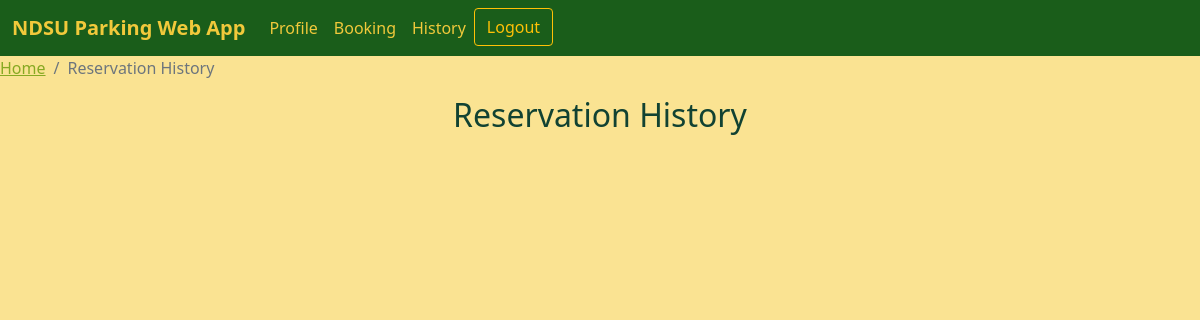
Before: /booking_app/history_reservation/ (signed in) with the older database file.
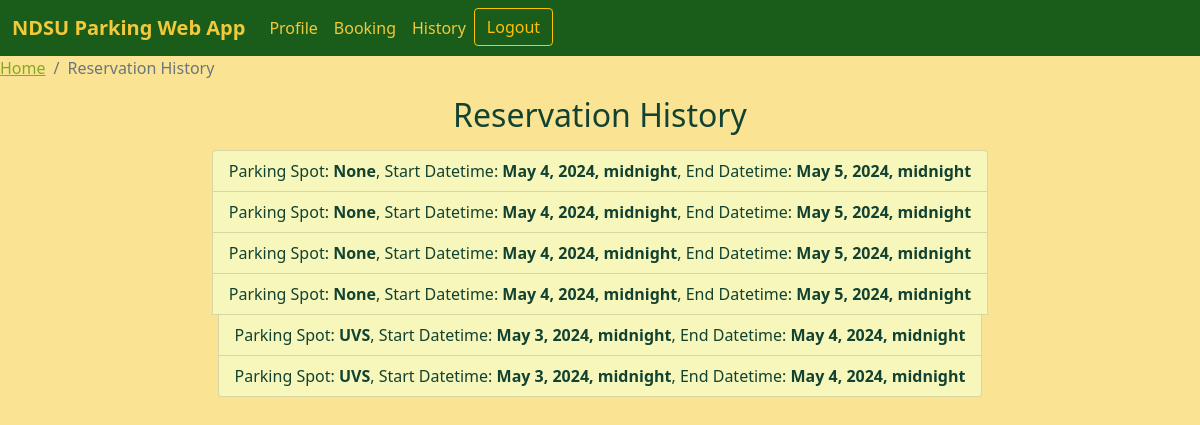
After: the same page with the newer database file.
### booking_app/models.py (models this page shows, shortened)
class ParkingReservation(models.Model):
    user = models.ForeignKey(User, on_delete=models.CASCADE)
    parking_lot = models.ForeignKey(Parking_Lot, on_delete=models.CASCADE, null=True)  # Add ForeignKey to Parking_Lot
    parking_spot = models.CharField(max_length=100)
    start_datetime = models.DateTimeField()
    end_datetime = models.DateTimeField()

class Parking_Lot(models.Model):
    lot_name= models.CharField(max_length=15)
    lot_add1=models.CharField(max_length=15)
    lot_totspace=models.IntegerField(default=100)
    lot_avaspace=models.IntegerField(default=100)
    lot_spcnum=models.IntegerField
    lot_spcstat=models.BooleanField(default=True)
    def __str__(self):
        return self.lot_name

### booking_app/views.py (the view)
# urls.py: path('history_reservation/', views.history, name='history_reservation'),
@login_required
def history(request):
    reservations = ParkingReservation.objects.filter(user=request.user)
    context = {'reservations': reservations}
    return render(request, 'booking_app/history_reservation.html', context)

### templates/booking_app/history_reservation.html (shortened to what this page needs)
<!DOCTYPE html>
<html lang="en">
  <head>
    <link
      href="https://cdn.jsdelivr.net/npm/bootstrap@5.1.3/dist/css/bootstrap.min.css"
      rel="stylesheet"
    />
    <nav
      class="navbar navbar-expand-lg"
      style="background-color: #1a5d1a; color: #1a5d1a"
    >
      <div class="container-fluid">
        <a class="navbar-brand" style="color: #f1c93b" href="{% url 'home' %}"
          ><b>NDSU Parking Web App</b></a
        >
        <div class="collapse navbar-collapse" id="navbarNavAltMarkup">
          <div class="navbar-nav">
            <a
              class="nav-link active"
              style="color: #f1c93b"
              href="{% url 'profile' %}"
              >Profile</a
            >
            <a
              class="nav-link active"
              style="color: #f1c93b"
              href="{% url 'reserve_parking' %}"
              >Booking</a
            >
            <a
              class="nav-link active"
              style="color: #f1c93b"
              href="{% url 'history_reservation' %}"
              >History</a
            >
            {% if user.is_authenticated %}
            <a href="{% url 'logout' %}"
              ><button class="btn btn-outline-warning">Logout</button></a
            >
            {% else %}
            <a href="{% url 'login' %}"
              ><button class="btn btn-outline-warning">Login</button></a
            >
            {% endif %}
          </div>
        </div>
      </div>
    </nav>
  </head>
  <body style="background-color: #fae392">
        <nav aria-label="breadcrumb">
      <ol class="breadcrumb">
        <li class="breadcrumb-item"><a href="{% url "home" %}" style="color : #87A922;">Home</a></li>
        <li class="breadcrumb-item active" aria-current="page">Reservation History</li>
      </ol>
    </nav>
    <h2 style="color: #114232" class="text-center mb-3 mt-3">
      Reservation History
    </h2>
    <div class="mx-auto text-center mb-3 mt-3">
      <ul class="list-group">
        {% for reservation in reservations %}
        <li class="list-group-item mx-auto" style="color: #114232; background-color: #F7F6BB">
          Parking Spot: <b>{{reservation.parking_lot }}</b>, Start Datetime:
          <b>{{reservation.start_datetime }}</b>, End Datetime:
          <b>{{reservation.end_datetime}}</b>
        </li>
        {% endfor %}
      </ul>
    </div>
  </body>
</html>

Changed rows visible on the page:
added ParkingReservation: parking_lot "None", start_datetime "May 4, 2024, midnight", end_datetime "May 5, 2024, midnight"
added ParkingReservation: parking_lot "None", start_datetime "May 4, 2024, midnight", end_datetime "May 5, 2024, midnight"
added ParkingReservation: parking_lot "None", start_datetime "May 4, 2024, midnight", end_datetime "May 5, 2024, midnight"
added ParkingReservation: parking_lot "None", start_datetime "May 4, 2024, midnight", end_datetime "May 5, 2024, midnight"
added ParkingReservation: parking_lot "UVS", start_datetime "May 3, 2024, midnight", end_datetime "May 4, 2024, midnight"
added ParkingReservation: parking_lot "UVS", start_datetime "May 3, 2024, midnight", end_datetime "May 4, 2024, midnight"
